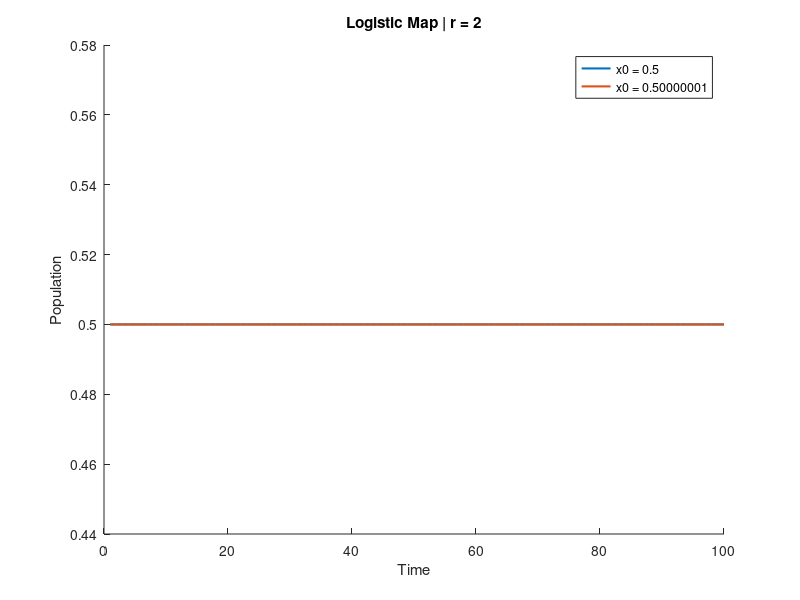
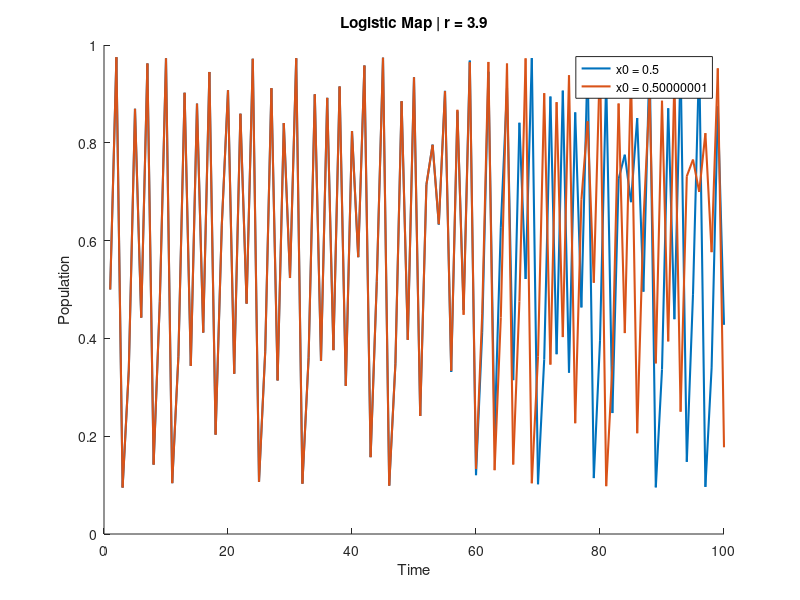

Here is the MATLAB script that generated these plots, in order:
%Logistic Equation: x(n+1) = r * x(n) * (1 - x(n))

% Set the parameters for the simulation
r_vals = [2, 3.9]; % growth rate
x0_vals = [0.5, 0.50000001]; % initial population value
t_end = 100; % number of time steps

% Simulate the logistic map
x = zeros(1, t_end);

for ri = 1:(length(r_vals))
    r = r_vals(ri);

    for xi = 1:(length(x0_vals))
        x0 = x0_vals(xi);
        x(1) = x0;

        for ni = 2:t_end
            x(ni) = r * x(ni-1) * (1 - x(ni-1));
        end

        % Plot the results
        if r == 2
            figure(1)
            hold on
            plot(1:t_end, x, '-', 'LineWidth', 1.5);
            xlabel('Time');
            ylabel('Population');
            legend(['x0 = ', num2str(x0_vals(1))], ['x0 = ',...
                num2str(x0_vals(2)), '0000001']);
            title(['Logistic Map | r = ', num2str(r)]);
        else
            figure(2)
            hold on
            plot(1:t_end, x, '-', 'LineWidth', 1.5);
            xlabel('Time');
            ylabel('Population');
            legend(['x0 = ', num2str(x0_vals(1))], ['x0 = ',...
                num2str(x0_vals(2)), '0000001']);
            title(['Logistic Map | r = ', num2str(r)]);
        end
    end
end